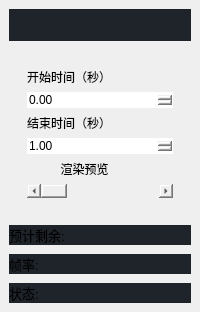
               <widget class="QWidget" name="processInfoContainer" native="true">
                <property name="sizePolicy">
                 <sizepolicy hsizetype="MinimumExpanding" vsizetype="Expanding">
                  <horstretch>0</horstretch>
                  <verstretch>0</verstretch>
                 </sizepolicy>
                </property>
                <property name="styleSheet">
                 <string notr="true">#processInfoContainer{
background-color:#1f232a;
border-radius:10px;
}
#infoSubContainer{
background-color:#1f232a

}
#previewSubContainer{
background-color:#1f232a
}
#renderOutput{
background-color:#343b47;
border-radius: 10px;

}
#previewLabel{
background-color:#343b47;
border-radius: 10px;


}</string>
                </property>
                <layout class="QVBoxLayout" name="verticalLayout_5">
                 <property name="spacing">
                  <number>9</number>
                 </property>
                 <property name="leftMargin">
                  <number>9</number>
                 </property>
                 <property name="topMargin">
                  <number>9</number>
                 </property>
                 <property name="rightMargin">
                  <number>9</number>
                 </property>
                 <property name="bottomMargin">
                  <number>9</number>
                 </property>
                 <item>
                  <widget class="QWidget" name="previewSubContainer" native="true">
                   <layout class="QVBoxLayout" name="verticalLayout_8">
                    <property name="spacing">
                     <number>0</number>
                    </property>
                    <property name="leftMargin">
                     <number>0</number>
                    </property>
                    <property name="topMargin">
                     <number>0</number>
                    </property>
                    <property name="rightMargin">
                     <number>0</number>
                    </property>
                    <property name="bottomMargin">
                     <number>0</number>
                    </property>
                    <item>
                     <widget class="QLabel" name="previewLabel">
                      <property name="sizePolicy">
                       <sizepolicy hsizetype="Expanding" vsizetype="Expanding">
                        <horstretch>0</horstretch>
                        <verstretch>0</verstretch>
                       </sizepolicy>
                      </property>
                      <property name="styleSheet">
                       <string notr="true">
QLabel{
	color: #fff;
    background-color:#1f232a;
}
</string>
                      </property>
                      <property name="text">
                       <string/>
                      </property>
                      <property name="scaledContents">
                       <bool>false</bool>
                      </property>
                      <property name="alignment">
                       <set>Qt::AlignmentFlag::AlignCenter</set>
                      </property>
                     </widget>
                    </item>
                    <item>
                     <widget class="QWidget" name="VideoPreview" native="true">
                      <property name="enabled">
                       <bool>true</bool>
                      </property>
                      <property name="sizePolicy">
                       <sizepolicy hsizetype="MinimumExpanding" vsizetype="MinimumExpanding">
                        <horstretch>0</horstretch>
                        <verstretch>0</verstretch>
                       </sizepolicy>
                      </property>
                      <layout class="QHBoxLayout" name="horizontalLayout_26"/>
                     </widget>
                    </item>
                   </layout>
                  </widget>
                 </item>
                 <item>
                  <widget class="QWidget" name="RenderedPreviewControlsContainer" native="true">
                   <property name="enabled">
                    <bool>true</bool>
                   </property>
                   <property name="styleSheet">
                    <string notr="true">QWidget{
border-radius: 10
}

*:disabled{
	color:gray;
}</string>
                   </property>
                   <layout class="QHBoxLayout" name="horizontalLayout_47">
                    <item>
                     <widget class="QWidget" name="widget_30" native="true">
                      <layout class="QVBoxLayout" name="verticalLayout_37">
                       <item>
                        <widget class="QLabel" name="label_9">
                         <property name="text">
                          <string>开始时间（秒）</string>
                         </property>
                        </widget>
                       </item>
                       <item>
                        <widget class="QDoubleSpinBox" name="startTimeSpinBox"/>
                       </item>
                       <item>
                        <widget class="QLabel" name="label_52">
                         <property name="text">
                          <string>结束时间（秒）</string>
                         </property>
                        </widget>
                       </item>
                       <item>
                        <widget class="QDoubleSpinBox" name="endTimeSpinBox">
                         <property name="minimum">
                          <double>1.000000000000000</double>
                         </property>
                         <property name="value">
                          <double>1.000000000000000</double>
                         </property>
                        </widget>
                       </item>
                       <item>
                        <widget class="QWidget" name="widget_14" native="true">
                         <layout class="QHBoxLayout" name="horizontalLayout_48">
                          <property name="leftMargin">
                           <number>0</number>
                          </property>
                          <property name="topMargin">
                           <number>0</number>
                          </property>
                          <property name="rightMargin">
                           <number>0</number>
                          </property>
                          <property name="bottomMargin">
                           <number>0</number>
                          </property>
                          <item>
                           <widget class="QPushButton" name="renderPreviewBtn">
                            <property name="font">
                             <font>
                              <bold>false</bold>
                             </font>
                            </property>
                            <property name="layoutDirection">
                             <enum>Qt::LayoutDirection::LeftToRight</enum>
                            </property>
                            <property name="text">
                             <string>渲染预览</string>
                            </property>
                           </widget>
                          </item>
                          <item>
                           <widget class="QLabel" name="label_63">
                            <property name="maximumSize">
                             <size>
                              <width>25</width>
                              <height>25</height>
                             </size>
                            </property>
                            <property name="toolTip">
                             <string>&lt;html&gt;&lt;head/&gt;&lt;body&gt;&lt;p&gt;&lt;span style=&quot; font-weight:700;&quot;&gt;渲染预览：&lt;/span&gt;&lt;/p&gt;&lt;p&gt;     - 渲染视频的一小段以预览效果（对放大最有用）&lt;/p&gt;&lt;/body&gt;&lt;/html&gt;</string>
                            </property>
                            <property name="text">
                             <string/>
                            </property>
                            <property name="pixmap">
                             <pixmap resource="resources.qrc">:/icons/icons/info.svg</pixmap>
                            </property>
                            <property name="scaledContents">
                             <bool>true</bool>
                            </property>
                           </widget>
                          </item>
                         </layout>
                        </widget>
                       </item>
                       <item>
                        <widget class="QScrollBar" name="timeInVideoScrollBar">
                         <property name="orientation">
                          <enum>Qt::Orientation::Horizontal</enum>
                         </property>
                        </widget>
                       </item>
                      </layout>
                     </widget>
                    </item>
                   </layout>
                  </widget>
                 </item>
                 <item>
                  <layout class="QVBoxLayout" name="verticalLayout_34">
                   <item>
                    <widget class="QLabel" name="ETA">
                     <property name="font">
                      <font>
                       <pointsize>10</pointsize>
                      </font>
                     </property>
                     <property name="styleSheet">
                      <string notr="true">QLabel{
background-color: #1f232a
}</string>
                     </property>
                     <property name="text">
                      <string>预计剩余: </string>
                     </property>
                    </widget>
                   </item>
                   <item>
                    <widget class="QLabel" name="FPS">
                     <property name="font">
                      <font>
                       <pointsize>10</pointsize>
                      </font>
                     </property>
                     <property name="styleSheet">
                      <string notr="true">QLabel{
background-color: #1f232a
}</string>
                     </property>
                     <property name="text">
                      <string>帧率:</string>
                     </property>
                    </widget>
                   </item>
                   <item>
                    <widget class="QLabel" name="STATUS">
                     <property name="font">
                      <font>
                       <pointsize>10</pointsize>
                      </font>
                     </property>
                     <property name="styleSheet">
                      <string notr="true">QLabel{
background-color: #1f232a
}</string>
                     </property>
                     <property name="text">
                      <string>状态:</string>
                     </property>
                    </widget>
                   </item>
                  </layout>
                 </item>
                </layout>
               </widget>
